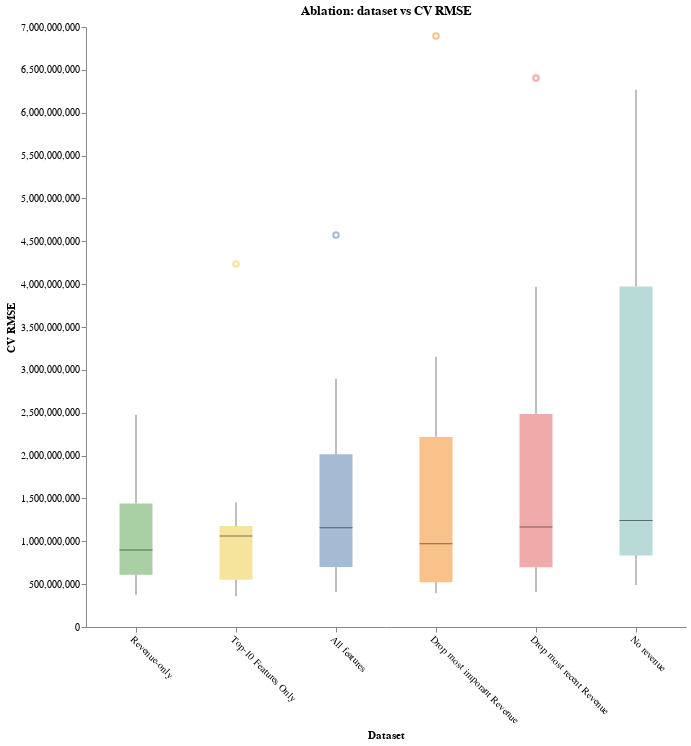

Notebook cell for this chart:
### Code cell
chart.configure_view(stroke=None).properties(height=600,width=600)

### Figure 1 — Vega-Lite specification as saved in the notebook (floating-point values rounded to 4 significant figures)
{"config": {"view": {"continuousWidth": 300, "continuousHeight": 300, "stroke": null}}, "data": {"name": "data-9358404c1a8d471d0f190fe0df678c54"}, "mark": {"type": "boxplot", "median": {"color": "black", "strokeWidth": 3}, "opacity": 0.5, "size": 33}, "encoding": {"color": {"field": "xlab", "legend": null, "type": "nominal"}, "x": {"axis": {"grid": false, "labelAngle": 45}, "field": "xlab", "sort": ["Revenue-only", "Top-10 Features Only", "All features", "Drop most imporant Revenue", "Drop most recent Revenue", "No revenue"], "title": "Dataset", "type": "nominal"}, "y": {"axis": {"grid": false}, "field": "rmse", "title": "CV RMSE", "type": "quantitative"}}, "height": 600, "title": "Ablation: dataset vs CV RMSE", "width": 600, "$schema": "https://vega.github.io/schema/vega-lite/v5.20.1.json", "datasets": {"data-9358404c1a8d471d0f190fe0df678c54": [{"dataset": "X_tot", "rmse": 4574000000.0, "xlab": "All features"}, {"dataset": "X_tot", "rmse": 975300000.0, "xlab": "All features"}, {"dataset": "X_tot", "rmse": 1404000000.0, "xlab": "All features"}, {"dataset": "X_tot", "rmse": 1340000000.0, "xlab": "All features"}, {"dataset": "X_tot", "rmse": 467300000.0, "xlab": "All features"}, {"dataset": "X_tot", "rmse": 2899000000.0, "xlab": "All features"}, {"dataset": "X_tot", "rmse": 621200000.0, "xlab": "All features"}, {"dataset": "X_tot", "rmse": 936700000.0, "xlab": "All features"}, {"dataset": "X_tot", "rmse": 406300000.0, "xlab": "All features"}, {"dataset": "X_tot", "rmse": 2219000000.0, "xlab": "All features"}, {"dataset": "X_no_rev", "rmse": 6268000000.0, "xlab": "No revenue"}, {"dataset": "X_no_rev", "rmse": 889000000.0, "xlab": "No revenue"}, {"dataset": "X_no_rev", "rmse": 950800000.0, "xlab": "No revenue"}, {"dataset": "X_no_rev", "rmse": 5125000000.0, "xlab": "No revenue"}, {"dataset": "X_no_rev", "rmse": 817100000.0, "xlab": "No revenue"}, {"dataset": "X_no_rev", "rmse": 3697000000.0, "xlab": "No revenue"}, {"dataset": "X_no_rev", "rmse": 647500000.0, "xlab": "No revenue"}, {"dataset": "X_no_rev", "rmse": 1534000000.0, "xlab": "No revenue"}, {"dataset": "X_no_rev", "rmse": 489500000.0, "xlab": "No revenue"}, {"dataset": "X_no_rev", "rmse": 4066000000.0, "xlab": "No revenue"}, {"dataset": "X_only_rev", "rmse": 2475000000.0, "xlab": "Revenue-only"}, {"dataset": "X_only_rev", "rmse": 738400000.0, "xlab": "Revenue-only"}, {"dataset": "X_only_rev", "rmse": 1142000000.0, "xlab": "Revenue-only"}, {"dataset": "X_only_rev", "rmse": 1542000000.0, "xlab": "Revenue-only"}, {"dataset": "X_only_rev", "rmse": 578700000.0, "xlab": "Revenue-only"}, {"dataset": "X_only_rev", "rmse": 420100000.0, "xlab": "Revenue-only"}, {"dataset": "X_only_rev", "rmse": 705700000.0, "xlab": "Revenue-only"}, {"dataset": "X_only_rev", "rmse": 1057000000.0, "xlab": "Revenue-only"}, {"dataset": "X_only_rev", "rmse": 376000000.0, "xlab": "Revenue-only"}, {"dataset": "X_only_rev", "rmse": 2069000000.0, "xlab": "Revenue-only"}, {"dataset": "X_missing_lead", "rmse": 6896000000.0, "xlab": "Drop most imporant Revenue"}, {"dataset": "X_missing_lead", "rmse": 437300000.0, "xlab": "Drop most imporant Revenue"}, {"dataset": "X_missing_lead", "rmse": 1139000000.0, "xlab": "Drop most imporant Revenue"}, {"dataset": "X_missing_lead", "rmse": 2282000000.0, "xlab": "Drop most imporant Revenue"}, {"dataset": "X_missing_lead", "rmse": 452600000.0, "xlab": "Drop most imporant Revenue"}, {"dataset": "X_missing_lead", "rmse": 3156000000.0, "xlab": "Drop most imporant Revenue"}, {"dataset": "X_missing_lead", "rmse": 804700000.0, "xlab": "Drop most imporant Revenue"}, {"dataset": "X_missing_lead", "rmse": 731600000.0, "xlab": "Drop most imporant Revenue"}, {"dataset": "X_missing_lead", "rmse": 394700000.0, "xlab": "Drop most imporant Revenue"}, {"dataset": "X_missing_lead", "rmse": 2026000000.0, "xlab": "Drop most imporant Revenue"}, {"dataset": "X_missing_lastrev", "rmse": 6404000000.0, "xlab": "Drop most recent Revenue"}, {"dataset": "X_missing_lastrev", "rmse": 632000000.0, "xlab": "Drop most recent Revenue"}, {"dataset": "X_missing_lastrev", "rmse": 1395000000.0, "xlab": "Drop most recent Revenue"}, {"dataset": "X_missing_lastrev", "rmse": 2206000000.0, "xlab": "Drop most recent Revenue"}, {"dataset": "X_missing_lastrev", "rmse": 628700000.0, "xlab": "Drop most recent Revenue"}, {"dataset": "X_missing_lastrev", "rmse": 3971000000.0, "xlab": "Drop most recent Revenue"}, {"dataset": "X_missing_lastrev", "rmse": 887700000.0, "xlab": "Drop most recent Revenue"}, {"dataset": "X_missing_lastrev", "rmse": 940900000.0, "xlab": "Drop most recent Revenue"}, {"dataset": "X_missing_lastrev", "rmse": 407000000.0, "xlab": "Drop most recent Revenue"}, {"dataset": "X_missing_lastrev", "rmse": 2577000000.0, "xlab": "Drop most recent Revenue"}, {"dataset": "K_best_features", "rmse": 4236000000.0, "xlab": "Top-10 Features Only"}, {"dataset": "K_best_features", "rmse": 669200000.0, "xlab": "Top-10 Features Only"}, {"dataset": "K_best_features", "rmse": 1191000000.0, "xlab": "Top-10 Features Only"}, {"dataset": "K_best_features", "rmse": 1454000000.0, "xlab": "Top-10 Features Only"}, {"dataset": "K_best_features", "rmse": 458300000.0, "xlab": "Top-10 Features Only"}, {"dataset": "K_best_features", "rmse": 1137000000.0, "xlab": "Top-10 Features Only"}, {"dataset": "K_best_features", "rmse": 512800000.0, "xlab": "Top-10 Features Only"}, {"dataset": "K_best_features", "rmse": 1028000000.0, "xlab": "Top-10 Features Only"}, {"dataset": "K_best_features", "rmse": 357700000.0, "xlab": "Top-10 Features Only"}, {"dataset": "K_best_features", "rmse": 1094000000.0, "xlab": "Top-10 Features Only"}]}}
